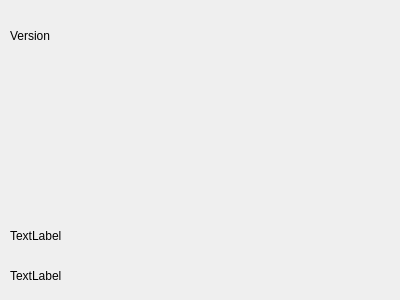
<?xml version="1.0" encoding="UTF-8"?>
<ui version="4.0">
 <class>AboutDialog</class>
 <widget class="QDialog" name="AboutDialog">
  <property name="geometry">
   <rect>
    <x>0</x>
    <y>0</y>
    <width>400</width>
    <height>300</height>
   </rect>
  </property>
  <property name="windowTitle">
   <string>Dialog</string>
  </property>
  <widget class="QLabel" name="versionLabel">
   <property name="geometry">
    <rect>
     <x>10</x>
     <y>20</y>
     <width>111</width>
     <height>31</height>
    </rect>
   </property>
   <property name="text">
    <string>Version</string>
   </property>
  </widget>
  <widget class="QLabel" name="createdLabel">
   <property name="geometry">
    <rect>
     <x>10</x>
     <y>220</y>
     <width>301</width>
     <height>31</height>
    </rect>
   </property>
   <property name="text">
    <string>TextLabel</string>
   </property>
  </widget>
  <widget class="QLabel" name="githubrepoLabel">
   <property name="geometry">
    <rect>
     <x>10</x>
     <y>260</y>
     <width>371</width>
     <height>31</height>
    </rect>
   </property>
   <property name="text">
    <string>TextLabel</string>
   </property>
  </widget>
 </widget>
 <resources/>
 <connections/>
</ui>
